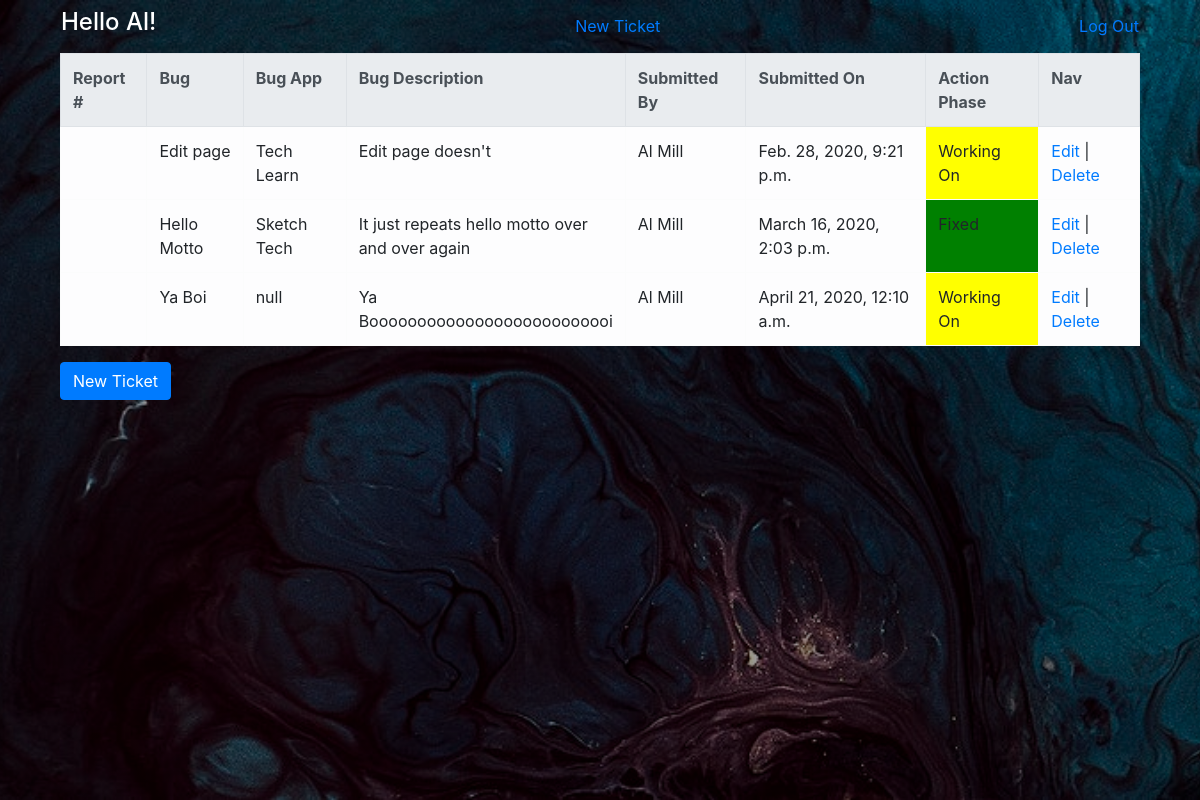
Page /dashboard (signed in) on the earlier database version.
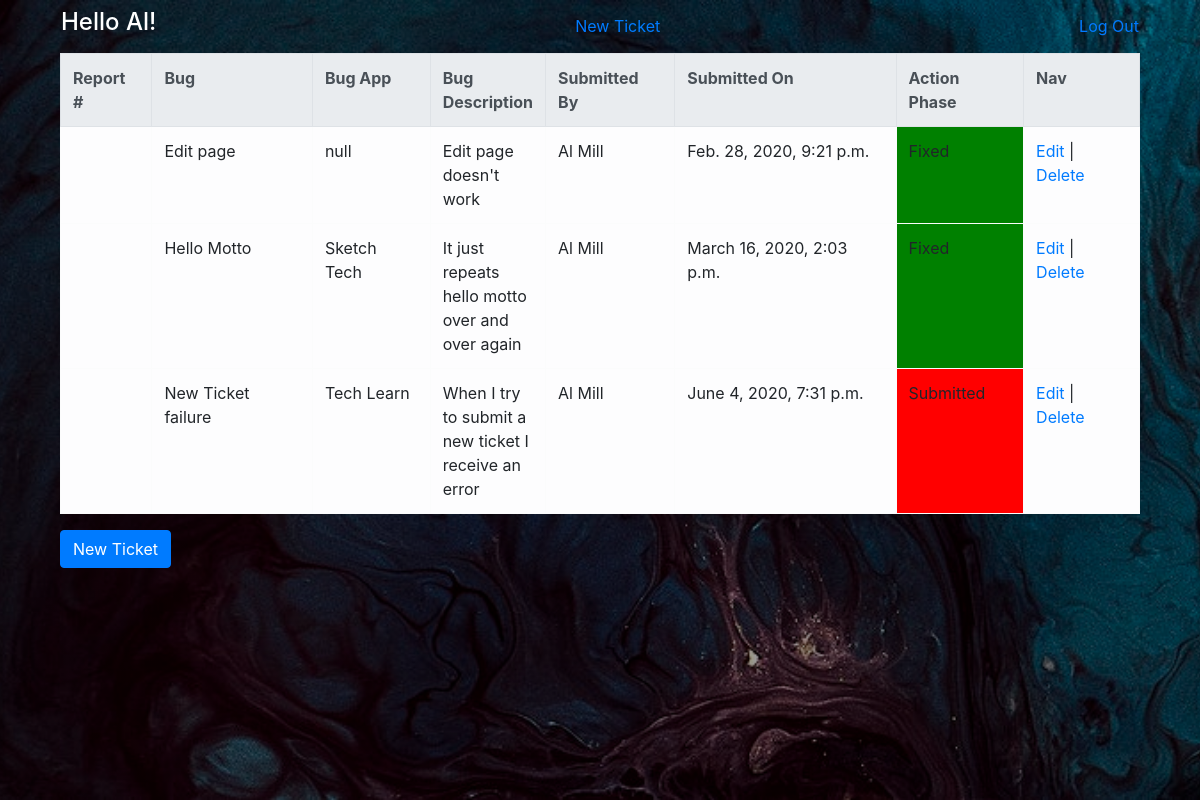
Same page on the later database version.
### bug/models.py (models this page shows)
class Ticket(models.Model):
    name = models.CharField(max_length=45)
    app = models.CharField(max_length=45)
    description = models.TextField()
    creator = models.ForeignKey(User, related_name="submitter", on_delete = models.CASCADE)
    action_phase = models.IntegerField(default=0)
    created_at = models.DateTimeField(auto_now_add=True)
    updated_at = models.DateTimeField(auto_now=True)
    objects = TicketManager()

class User(models.Model):
    first_name = models.CharField(max_length=45)
    last_name = models.CharField(max_length=45)
    email = models.CharField(max_length=45)
    password = models.CharField(max_length=255)
    admin = models.IntegerField(default=0)
    created_at = models.DateTimeField(auto_now_add=True)
    updated_at = models.DateTimeField(auto_now=True)
    objects = UserManager()

### bug/views.py (the view)
# urls.py: path('dashboard', views.dashboard),
def dashboard(request):
    context = {
        'user' : User.objects.get(id = request.session['userid']),
        'ticket' : Ticket.objects.filter(creator = request.session['userid']),
    }
    return render(request, 'dashboard.html', context)

### bug/templates/dashboard.html (shortened to what this page needs)
<!DOCTYPE html>
<html lang="en">
<head>
    <link rel="stylesheet" href="https://stackpath.bootstrapcdn.com/bootstrap/4.3.1/css/bootstrap.min.css">
    <link rel="stylesheet" href="../static/new_ticket.css">
</head>
<body>
    <div class="wrapper">
        <div class="container">
            <div class="navbar">
                <h4 class="text-white">Hello {{ user.first_name }}!</h4>
                <p class="align-middle m-0">
                    <a href="/new_ticket">New Ticket</a>
                </p>
                <a href="/logout">Log Out</a>
            </div>
            <div class="container">
                <table class="table table-striped table-bordered">
                    <tr class="thead-light">
                        <th>Report #</th>
                        <th>Bug</th>
                        <th>Bug App</th>
                        <th style="width: 100px;">Bug Description</th>
                        <th>Submitted By</th>
                        <th>Submitted On</th>
                        <th>Action Phase</th>
                        <th>Nav</th>
                    </tr>
                    {% for i in ticket %}
                    <tr class="table-light">
                        <td>{{ i.vote }}</td>
                        <td>{{ i.name }}</td>
                        <td>{{ i.app }}</td>
                        <td style="width: 100px;">{{ i.description }}</td>
                        <td>{{ i.creator.first_name }} {{ i.creator.last_name }}</td>
                        <td>{{ i.created_at }}</td>
                        {% if i.action_phase == 0 %}
                            <td style="background-color:red">Submitted</td>
                        {% endif %}
                        {% if i.action_phase == 2 %}
                            <td style="background-color: yellow">Working On</td>
                        {% endif %}
                        {% if i.action_phase == 3 %}
                            <td style="background-color:green">Fixed</td>
                        {% endif %}
                        <td><a href="/edit/{{ i.id }}">Edit</a> | <a href="/delete/{{ i.id }}">Delete</a></td>
                    </tr>
                    {% endfor %}
                </table>
                <a href="/new_ticket" class="btn btn-primary">New Ticket</a>
            </div>
        </div>
    </div>
</body>
</html>

Differences in the rows shown:
removed Ticket: name "Ya Boi", app "null", description "Ya Boooooooooooooooooooooooooi", creator.first_name "Al", creator.last_name "Mill", created_at "April 21, 2020, 12:10 a.m.", action_phase "Working On"
changed Ticket "Edit page": app "Tech Learn" → "null"; description "Edit page doesn't" → "Edit page doesn't work"; action_phase "Working On" → "Fixed"
added Ticket: name "New Ticket failure", app "Tech Learn", description "When I try to submit a new ticket I receive an error", creator.first_name "Al", creator.last_name "Mill", created_at "June 4, 2020, 7:31 p.m.", action_phase "Submitted"
